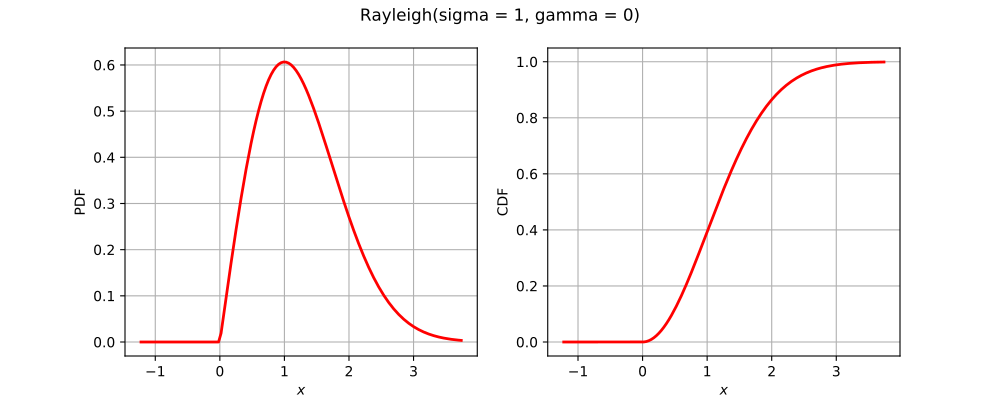

The script that drew this image:
import openturns as ot
from matplotlib import pyplot as plt
from openturns.viewer import View
if ot.Rayleigh().__class__.__name__ == 'ComposedDistribution':
    correlation = ot.CorrelationMatrix(2)
    correlation[1, 0] = 0.25
    aCopula = ot.NormalCopula(correlation)
    marginals = [ot.Normal(1.0, 2.0), ot.Normal(2.0, 3.0)]
    distribution = ot.ComposedDistribution(marginals, aCopula)
elif ot.Rayleigh().__class__.__name__ == 'CumulativeDistributionNetwork':
    distribution = ot.CumulativeDistributionNetwork([ot.Normal(2),ot.Dirichlet([0.5, 1.0, 1.5])], ot.BipartiteGraph([[0,1], [0,1]]))
elif ot.Rayleigh().__class__.__name__ == 'Histogram':
    distribution = ot.Histogram([-1.0, 0.5, 1.0, 2.0], [0.45, 0.4, 0.15])
else:
    distribution = ot.Rayleigh()
dimension = distribution.getDimension()
if dimension == 1:
    distribution.setDescription(['$x$'])
    pdf_graph = distribution.drawPDF()
    cdf_graph = distribution.drawCDF()
    fig = plt.figure(figsize=(10, 4))
    plt.suptitle(str(distribution))
    pdf_axis = fig.add_subplot(121)
    cdf_axis = fig.add_subplot(122)
    View(pdf_graph, figure=fig, axes=[pdf_axis], add_legend=False)
    View(cdf_graph, figure=fig, axes=[cdf_axis], add_legend=False)
elif dimension == 2:
    distribution.setDescription(['$x_1$', '$x_2$'])
    pdf_graph = distribution.drawPDF()
    fig = plt.figure(figsize=(10, 5))
    plt.suptitle(str(distribution))
    pdf_axis = fig.add_subplot(111)
    View(pdf_graph, figure=fig, axes=[pdf_axis], add_legend=False)
